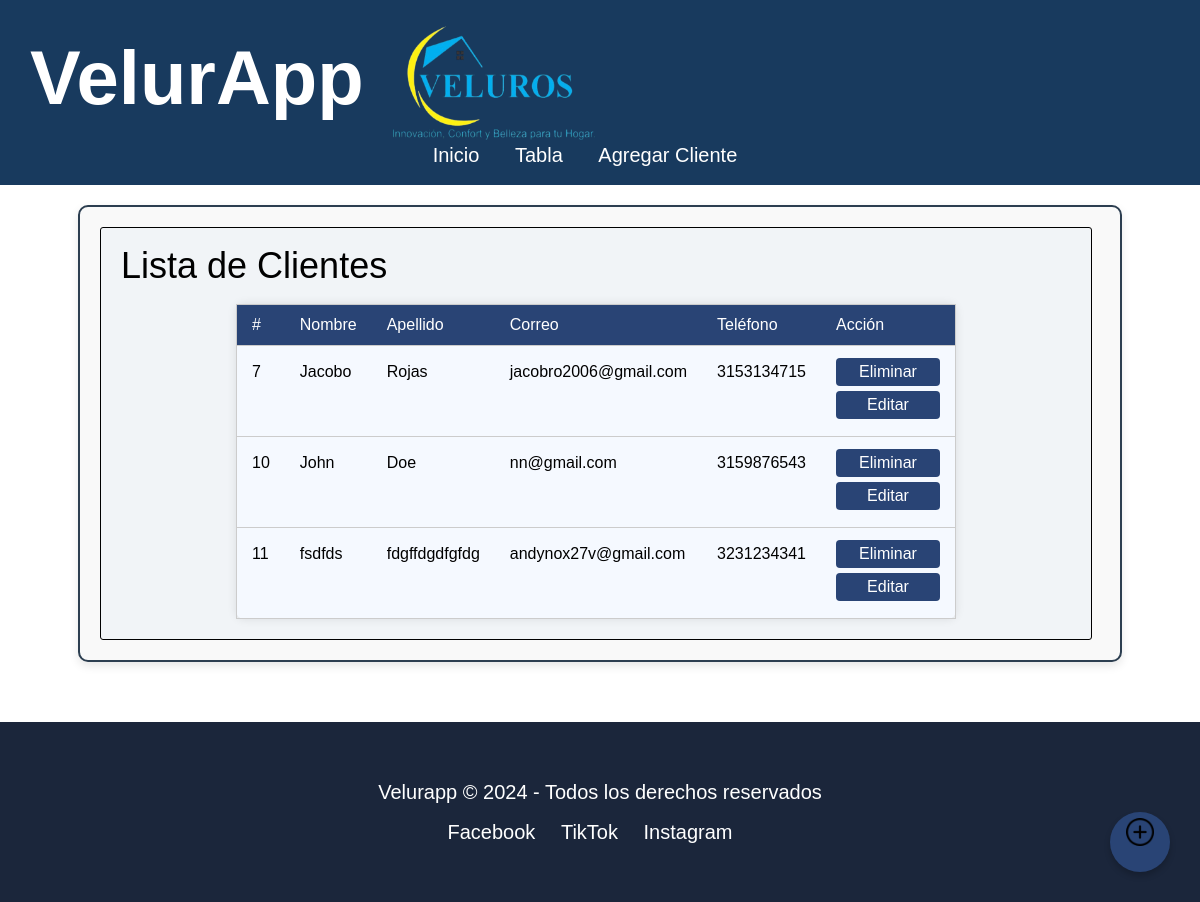
Before: / with the older database file.
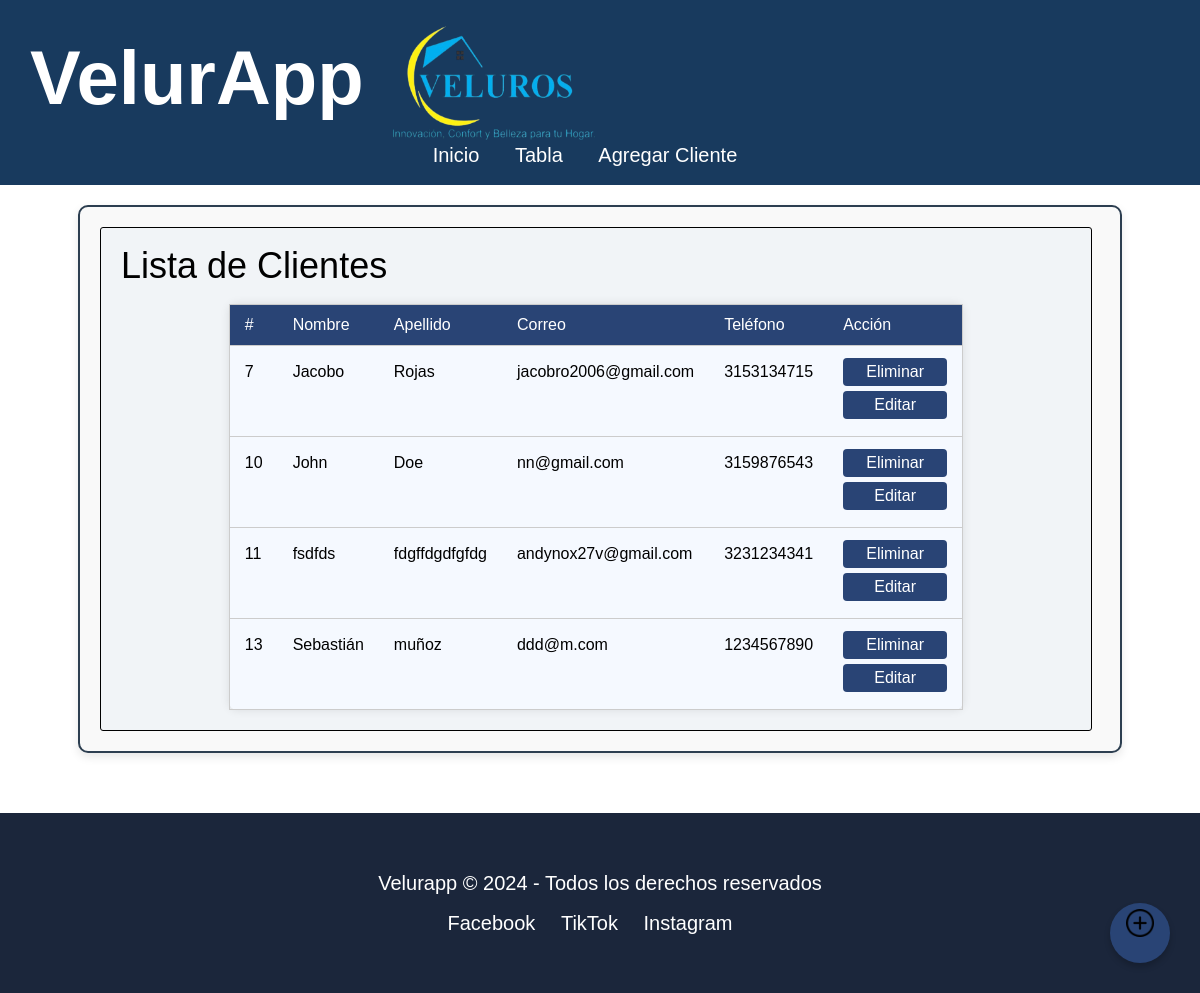
After: the same page with the newer database file.
### todo/models.py (models this page shows, shortened)
class Cliente(models.Model):
    nombre = models.CharField(max_length=100)
    apellido = models.CharField(max_length=100)
    correo = models.EmailField(unique=True)
    telefono = models.CharField(max_length=15)
    class Meta:
        ordering = ['id']

### todo/views.py (the view)
# urls.py: 2. Add a URL to urlpatterns:  path('', views.home, name='home')
def home(request):
    clientes = Cliente.objects.all()
    return render(request, 'todo/home.html', {'clientes': clientes})

### todo/templates/todo/home.html
{% extends 'todo/layout.html' %}
{% load static %}
{% block content %}
<div class="contenedor-articulos" style="position: relative">
  <section>
    <h2>Lista de Clientes</h2>
    <a class="boton-agregar" href="{% url 'agregar' %}">
      <img src="{% static 'todo/images/icono-anadir.png' %}" alt="Agregar">
    </a>
    <table class="formulario">
      <thead>
        <tr>
          <th>#</th>
          <th>Nombre</th>
          <th>Apellido</th>
          <th>Correo</th>
          <th>Teléfono</th>
          <th>Acción</th>
        </tr>
      </thead>
      <tbody>
        {% for cliente in clientes %}
        <tr>
          <td>{{ cliente.id }}</td>
          <td>{{ cliente.nombre }}</td>
          <td>{{ cliente.apellido }}</td>
          <td>{{ cliente.correo }}</td>
          <td>{{ cliente.telefono }}</td>
          <td>
              <a class="clickeable boton-accion" href="{% url 'eliminar' cliente.id %}">Eliminar</a>
              <a class="clickeable boton-accion" href="{% url 'editar' cliente.id %}">Editar</a>
          </td>
        </tr>
        {% empty %}
        <tr>
          <td colspan="6">No hay clientes registrados.</td>
        </tr>
        {% endfor %}
      </tbody>
    </table>
  </section>
</div>
{% endblock %}

Changed rows visible on the page:
added Cliente: id "13", nombre "Sebastián", apellido "muñoz", correo "ddd@m.com", telefono "1234567890"
